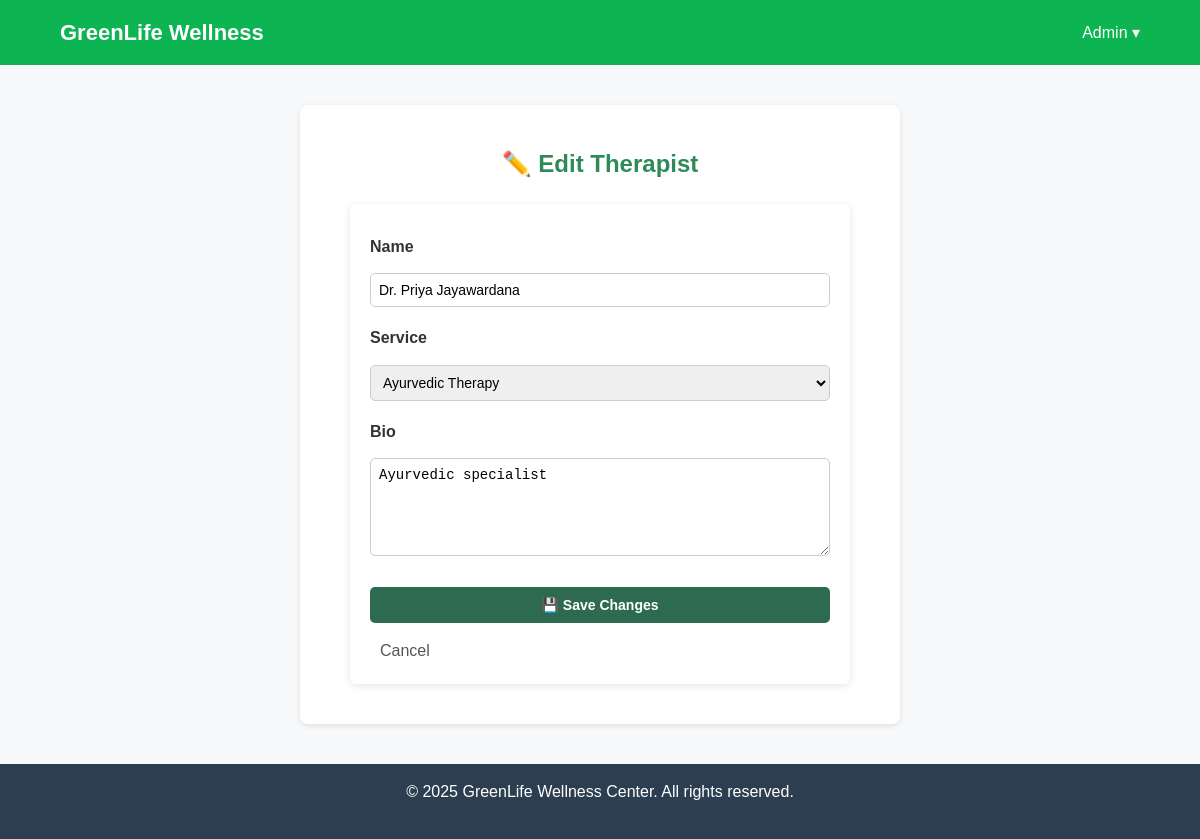
Screenshot of /therapist_edit.php?id=1 (signed in) with the database file from the repository.
### tables this page shows
CREATE TABLE doctors (
  id INT AUTO_INCREMENT PRIMARY KEY,
  name VARCHAR(150) NOT NULL,
  service_id INT NOT NULL,
  bio TEXT,
  user_id INT NULL,
  FOREIGN KEY (service_id) REFERENCES services(id) ON DELETE CASCADE,
  FOREIGN KEY (user_id) REFERENCES users(id) ON DELETE SET NULL
);

CREATE TABLE services (
  id INT AUTO_INCREMENT PRIMARY KEY,
  name VARCHAR(100) NOT NULL,
  description TEXT,
  price VARCHAR(100),
  is_group TINYINT(1) DEFAULT 0
);

### therapist_edit.php (the view, shortened to what this page needs)
<?php
require 'db.php';
$id = isset($_GET['id']) ? (int)$_GET['id'] : (isset($_POST['id']) ? (int)$_POST['id'] : 0);
$services = $pdo->query("SELECT id, name FROM services ORDER BY name")->fetchAll(PDO::FETCH_ASSOC);
$stmt = $pdo->prepare("SELECT * FROM doctors WHERE id=? LIMIT 1");
$stmt->execute([$id]);
$doctor = $stmt->fetch(PDO::FETCH_ASSOC);
require 'header.php';
?>
<link rel="stylesheet" href="style.css">
<div class="form-container">
  <h2>✏️ Edit Therapist</h2>
  <form method="post">
    <label>Name</label>
    <input type="text" name="name" value="<?= htmlspecialchars($doctor['name']) ?>" required>
    <label>Service</label>
    <select name="service_id" required>
      <?php foreach ($services as $s): ?>
        <option value="<?= $s['id'] ?>" <?= $s['id']==$doctor['service_id'] ? 'selected':'' ?>>
          <?= htmlspecialchars($s['name']) ?>
        </option>
      <?php endforeach; ?>
    </select>
    <label>Bio</label>
    <textarea name="bio" rows="5"><?= htmlspecialchars($doctor['bio']) ?></textarea>
    <button type="submit">💾 Save Changes</button>
    <a href="admin_therapists.php" class="btn-cancel">Cancel</a>
  </form>
</div>
<?php require 'footer.php'; ?>

### style.css (style rules this page uses)
* { margin: 0; padding: 0; box-sizing: border-box; }
body { font-family: Arial, sans-serif; background-color: #f9f9f9; color: #333; line-height: 1.6; }
h2 { text-align: center; margin: 20px 0; color: #2c3e50; }
form { background: #fff; padding: 20px; border-radius: 6px; box-shadow: 0 2px 8px rgba(0,0,0,0.1); margin: 20px auto; max-width: 500px; }
form label { display: block; margin-bottom: 6px; font-weight: bold; text-align: left; }
form input, form select, form textarea, form button { width: 100%; padding: 10px; margin-bottom: 15px; border: 1px solid #ddd; border-radius: 4px; font-size: 14px; }
form button { background: #2ecc71; color: #fff; border: none; cursor: pointer; font-weight: bold; }
.form-container { max-width: 500px; margin: 20px auto; background: #fff; padding: 25px; border-radius: 10px; box-shadow: 0 4px 10px rgba(0, 0, 0, 0.1); }
.form-container label { font-weight: bold; display: block; margin-top: 10px; }
.form-container input[type="text"], .form-container input[type="email"], .form-container input[type="password"], .form-container select, .form-container textarea { width: 100%; padding: 8px; margin: 8px 0; border: 1px solid #ccc; border-radius: 5px; font-size: 14px; }
.form-container button { background: #2d6a4f; color: #fff; padding: 10px 15px; border: none; border-radius: 5px; cursor: pointer; font-size: 14px; }
body { font-family: Arial, sans-serif; background: #f8f9fa; margin: 0; padding: 0; }
.form-container { max-width: 600px; margin: 40px auto; padding: 20px; background: #fff; border-radius: 8px; box-shadow: 0 2px 6px rgba(0,0,0,0.1); }
.form-container h2 { margin-bottom: 20px; text-align: center; color: #2e8b57; }
label { display: block; font-weight: bold; margin-top: 10px; }
input[type="text"], select, textarea { width: 100%; padding: 8px; margin-top: 5px; border: 1px solid #ccc; border-radius: 4px; }
button { margin-top: 15px; padding: 10px 15px; background: #2e8b57; color: #fff; border: none; border-radius: 5px; cursor: pointer; }
a.btn-cancel { margin-left: 10px; color: #555; text-decoration: none; }

### rows the page displays
doctors: name "Dr. Priya Jayawardana", service_id "Ayurvedic Therapy", bio "Ayurvedic specialist"

### other values shown
$_SESSION['user']['name'] "Admin"
